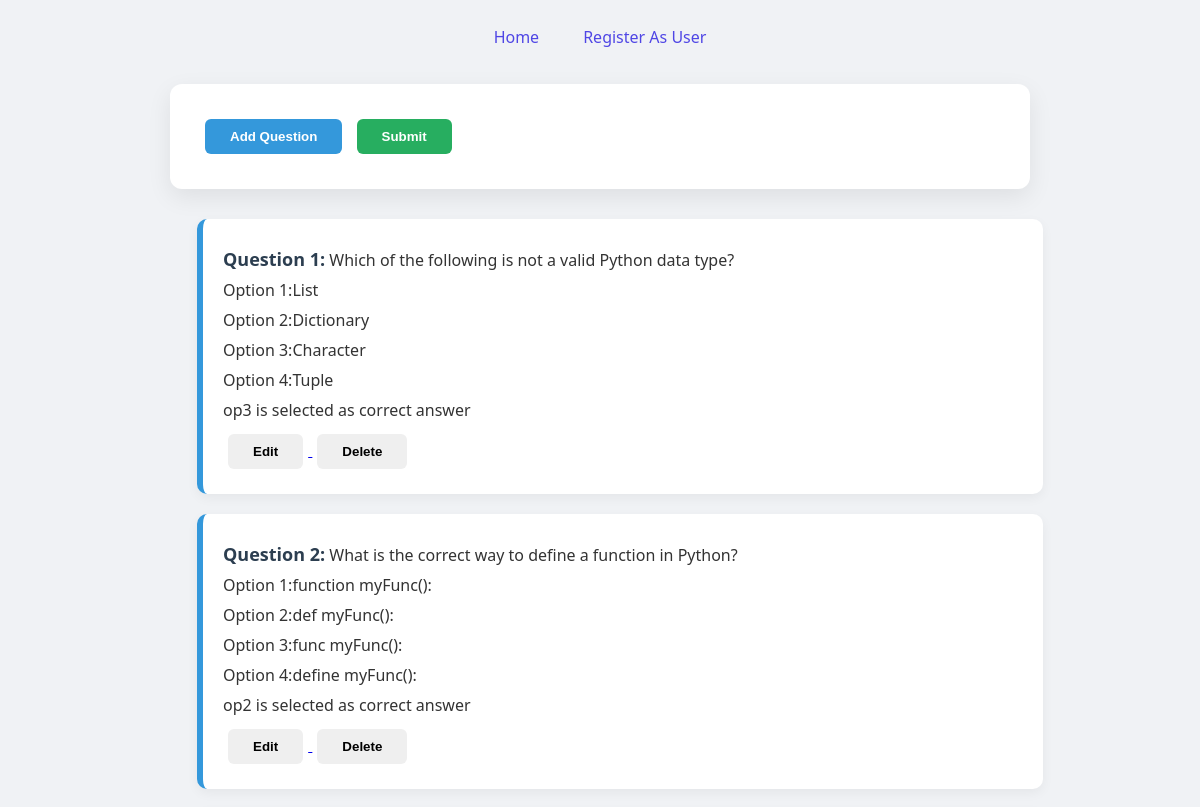
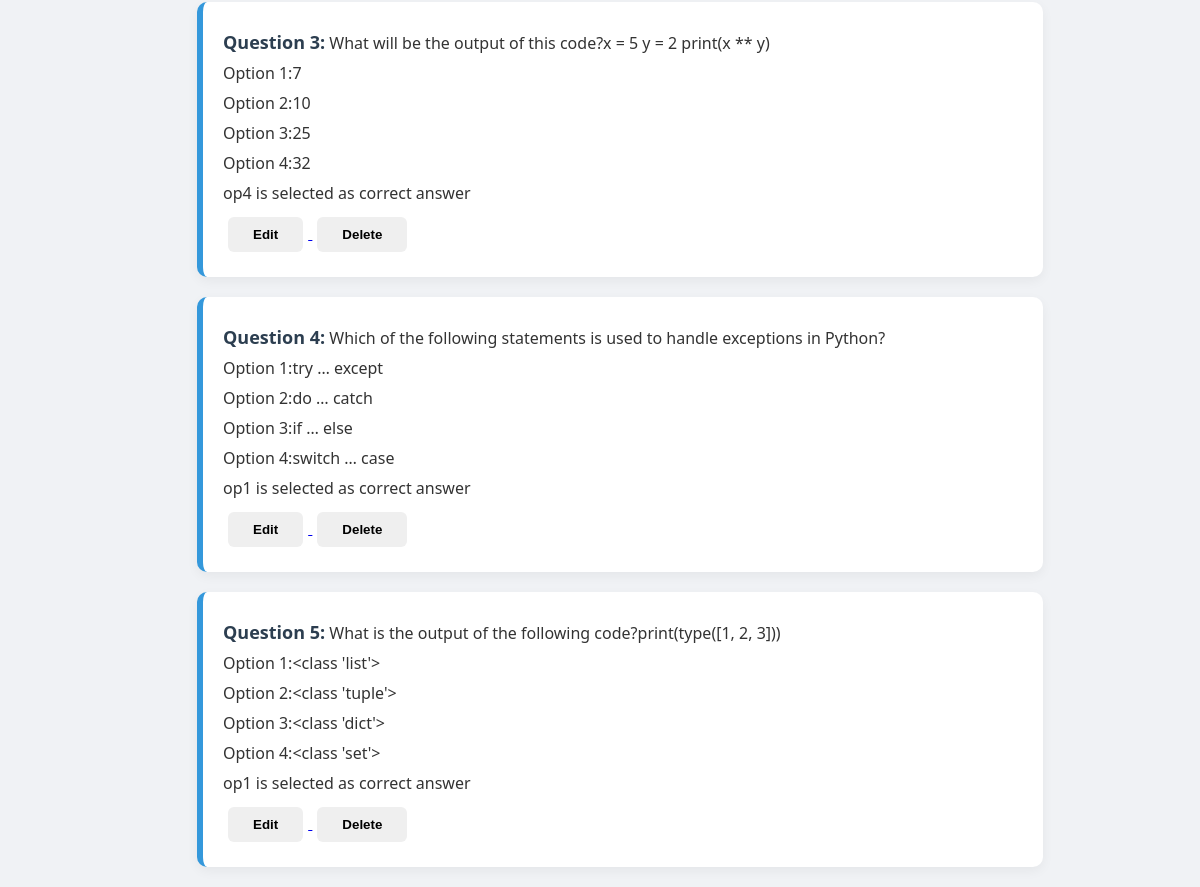
The page /Add/?category=PYTHON on the database as committed earlier (2 pictures, top to bottom).
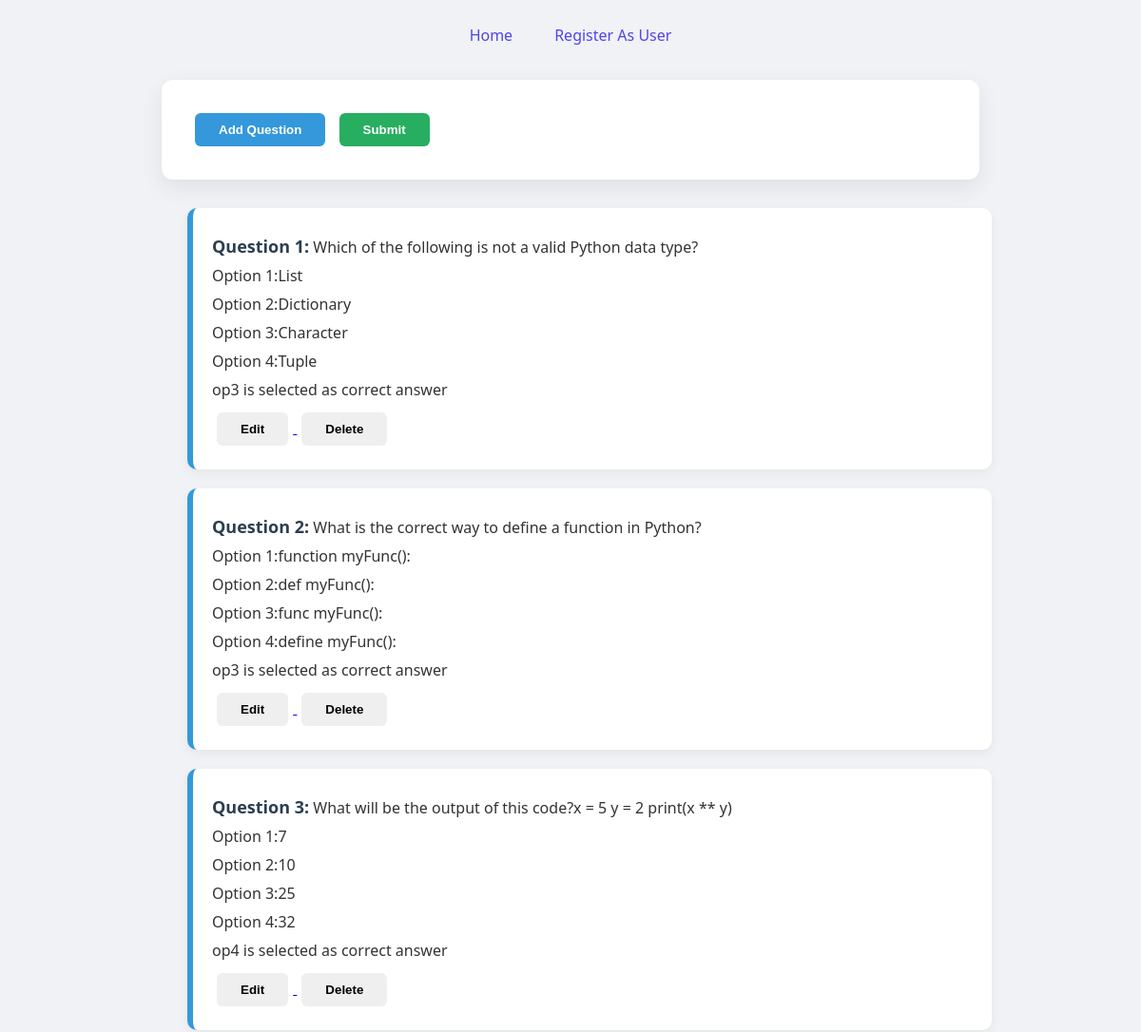
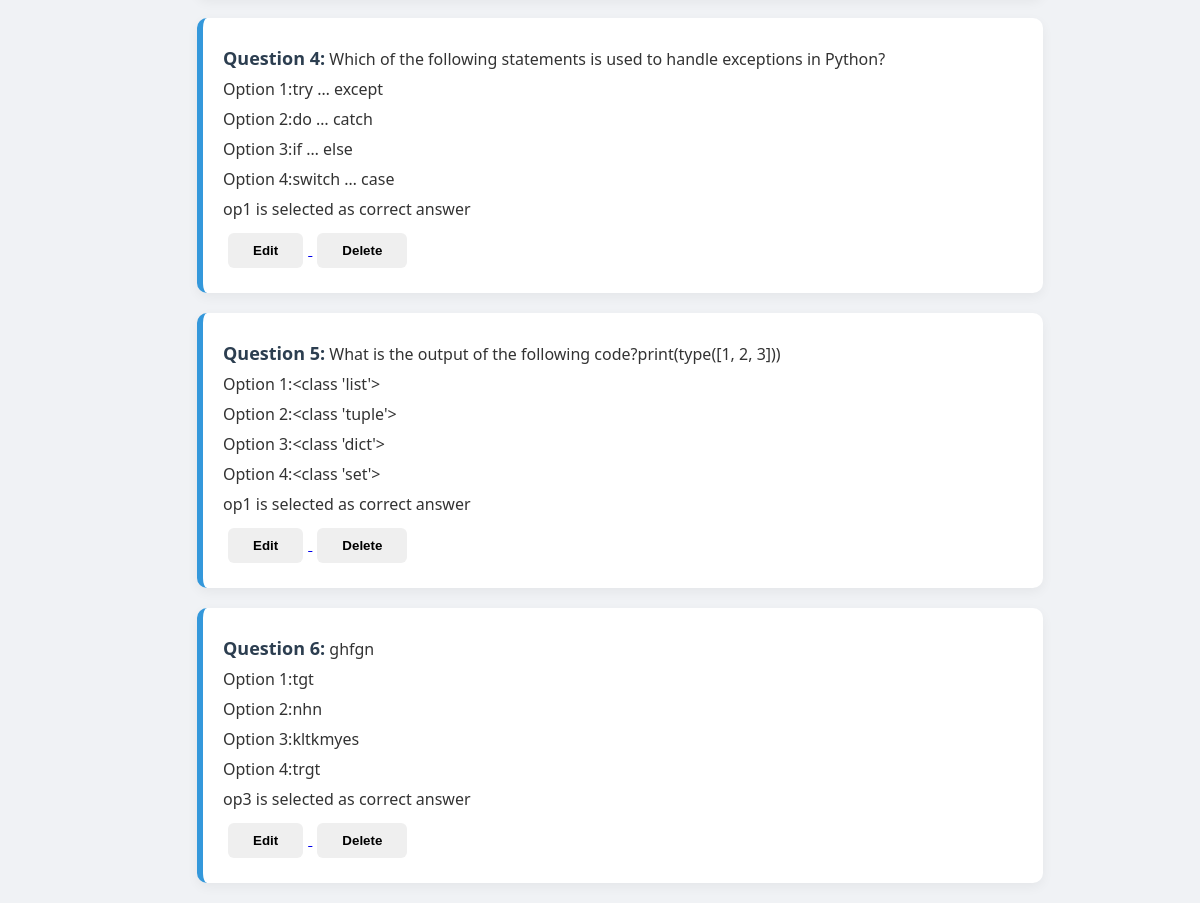
The same page on the database as committed later (2 pictures, top to bottom).
### App/models.py (models this page shows)
class AddQues(models.Model):
    Ques = models.TextField()
    op1 = models.CharField(max_length=300)
    op2 = models.CharField(max_length=300)
    op3 = models.CharField(max_length=300)
    op4 = models.CharField(max_length=300)
    correct =models.TextField(max_length=300,default='op1')
    category = models.ForeignKey(AddCategory,on_delete = models.CASCADE)

### App/views.py (the view, shortened to what this page needs)
# urls.py: path('Add/', views.Add, name='AddQst'),
def Add(request):   #AddQst
    category_name= request.GET.get('category') or request.POST.get('category')
    if not category_name:
        return redirect('Admin')
    cat = get_object_or_404(AddCategory, CategoryName__iexact=category_name)
    QuestionAndOptions = AddQues.objects.filter(category=cat)
    return render(request, 'AddQst.html',{
        'QuestionAndOptions': QuestionAndOptions,
        'category':category_name #ivde ith venem
    })

### App/templates/AddQst.html (shortened to what this page needs)
{% load static %}
<!DOCTYPE html>
<html lang="en">
<head>
    <link rel="stylesheet" href="{% static 'css/AddQst.css' %}">
</head>
<body>
    <nav>
        <a href="{% url 'Home2' %}">Home</a>
        <a href="{% url 'UserReg' %}">Register As User</a>
    </nav>
    <form method="POST">
        <input type="button" value="Add Question" onclick="create()">
        <input type="submit">
    </form>
    {% for i in QuestionAndOptions %}
    <ul>
        <div id="Qbox">
            <p><b>Question {{ forloop.counter }}:</b> {{ i.Ques }}</p>
            <p>Option 1:{{ i.op1 }}</p>
            <p>Option 2:{{ i.op2 }}</p>
            <p>Option 3:{{ i.op3 }}</p>
            <p>Option 4:{{ i.op4 }}</p>
            <P>{{ i.correct }} is selected as correct answer</P>
            <a href="{% url 'EditQues' i.id %}?category={{ category }}">
                <button>Edit</button>
            </a>
            <a href="{% url 'Delete11' i.id %}"
                onclick="return confirm('Are you sure you want to delete this question?');"><button>Delete</button></a>
        </div>
    </ul>
    {% endfor %}
</body>
</html>

Rows that differ between the two databases and show on the page:
changed AddQues "What is the correct way to define a function in Python?": correct "op2" → "op3"
added AddQues: Ques "ghfgn", op1 "tgt", op2 "nhn", op3 "kltkmyes", op4 "trgt", correct "op3"
